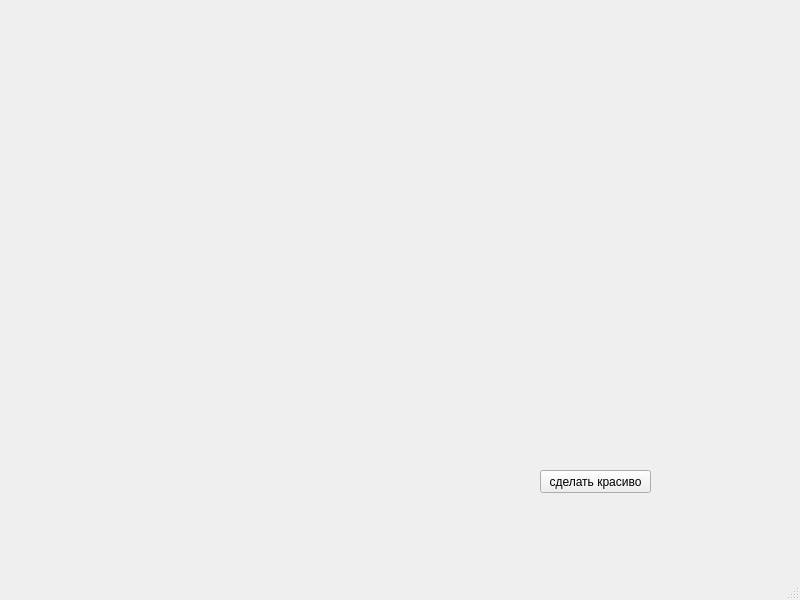
<?xml version="1.0" encoding="UTF-8"?>
<ui version="4.0">
 <class>MainWindow</class>
 <widget class="QMainWindow" name="MainWindow">
  <property name="geometry">
   <rect>
    <x>0</x>
    <y>0</y>
    <width>800</width>
    <height>600</height>
   </rect>
  </property>
  <property name="windowTitle">
   <string>MainWindow</string>
  </property>
  <widget class="QWidget" name="centralwidget">
   <widget class="QPushButton" name="bt">
    <property name="geometry">
     <rect>
      <x>540</x>
      <y>470</y>
      <width>111</width>
      <height>23</height>
     </rect>
    </property>
    <property name="text">
     <string>сделать красиво</string>
    </property>
   </widget>
  </widget>
  <widget class="QMenuBar" name="menubar">
   <property name="geometry">
    <rect>
     <x>0</x>
     <y>0</y>
     <width>800</width>
     <height>22</height>
    </rect>
   </property>
  </widget>
  <widget class="QStatusBar" name="statusbar"/>
 </widget>
 <resources/>
 <connections/>
</ui>
